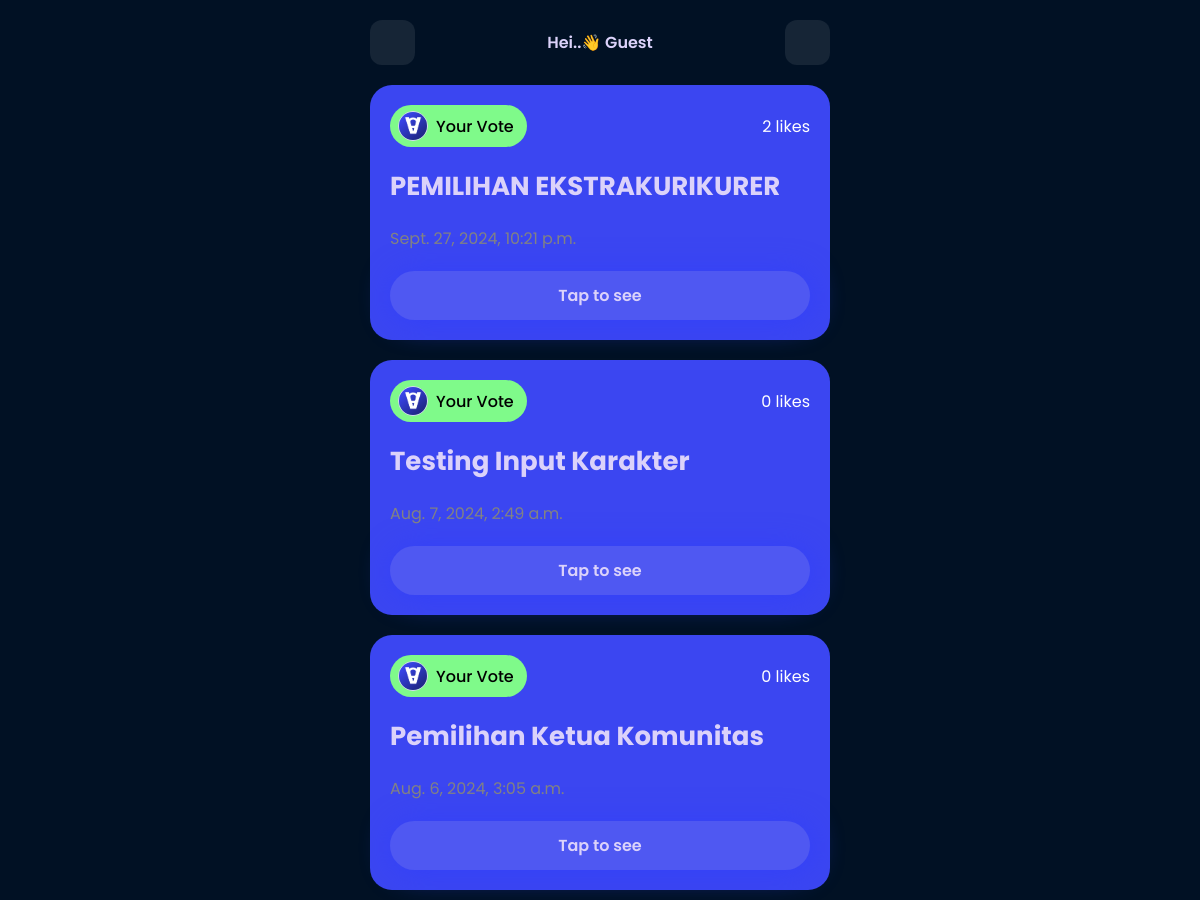
/vote (upper part), run on an earlier commit of the app's database.
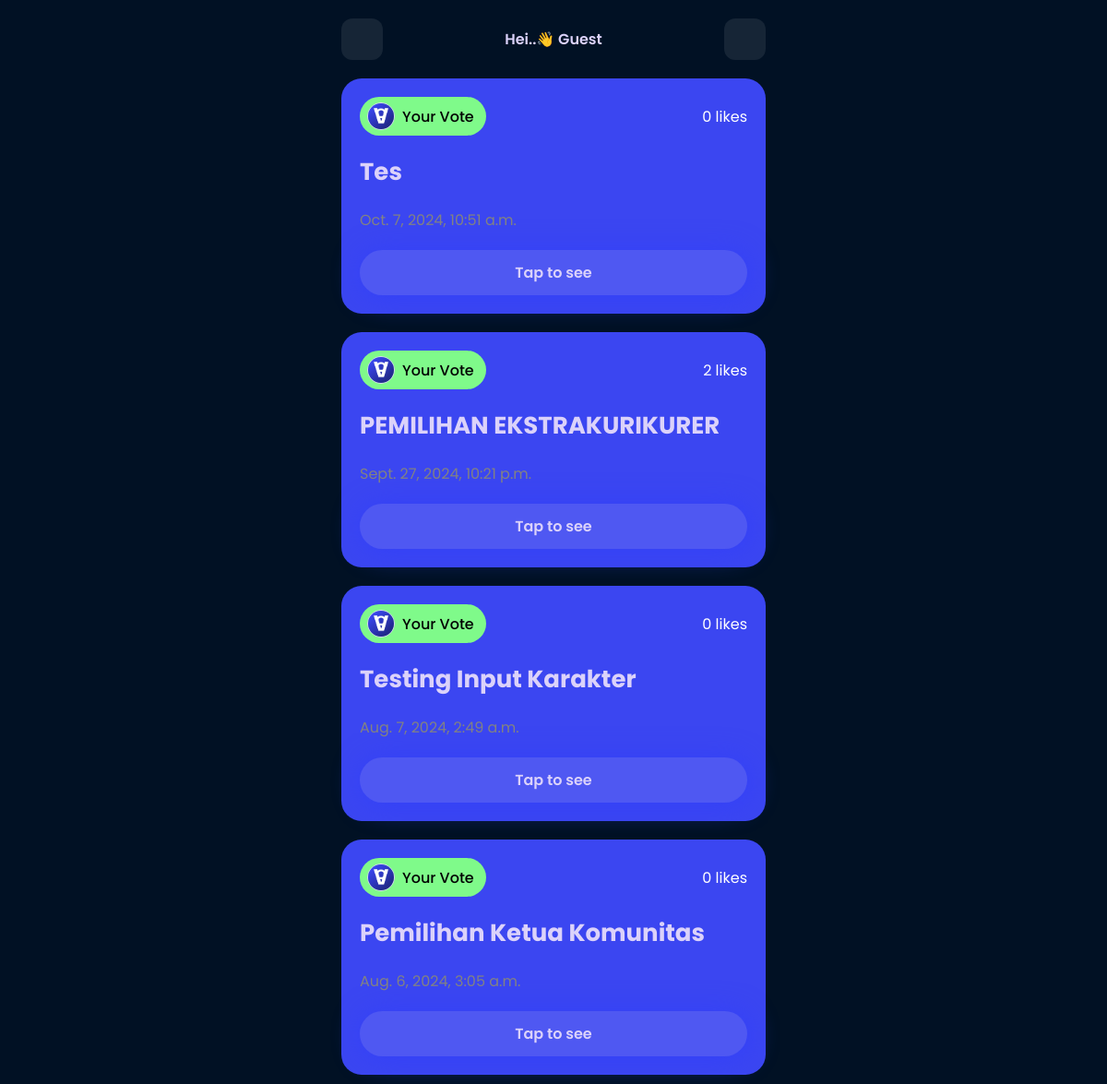
And on a later commit of the database.
### vote_app/models.py (models this page shows, shortened)
class Vote(models.Model):
    title = models.CharField(max_length=200)
    description = models.TextField()
    key = models.CharField(max_length=100, unique=True)
    created = models.DateTimeField(auto_now_add=True)
    likes = models.ManyToManyField(User, related_name='liked_votes', blank=True, default=0)
    deadline = models.DateTimeField(null=True, blank=True)  # Batas waktu opsional
    def total_likes(self):
        return self.likes.count()

### vote_app/views.py (the view)
# urls.py: path('vote', views.vote_list, name='vote_list'),
@csrf_exempt
def vote_list(request):
    votes = Vote.objects.all().order_by('-id')
    return render(request, 'vote_list.html', {'votes': votes})

### templates/vote_list.html (shortened to what this page needs)
{% load static %}
<!DOCTYPE html>
<html lang="en">
<head>
</head>
<body>
    <div class="container">
      <div class="top">
        <a href="#" id="icon-container"><ion-icon name="key-outline" id="icon"></ion-icon></a>
        <p>Hei..👋 {% if user.is_authenticated %}{{ user.username }}{% else %}Guest{% endif %}</p>
        <a href="{% url 'create_vote' %}"><ion-icon name="add-circle" id="icon"></ion-icon></a>
      </div>
      <div class="vote">
        {% if votes %}
            {% for vote in votes %}
                <div class="card">
                    <div class="item-top">
                        <div class="top-user">
                            <div class="user">
                                <img src="{% static 'img/icon.png' %}" alt="" style="width: 30px; height: 30px;">
                                <span style="margin-right: 5px; font-weight: 500;">Your Vote</span>
                            </div>
                            <div class="" style="display: flex; flex-direction: row; justify-content: end; gap: 4px;">
                            <span style="color: white;">{{ vote.total_likes }} likes</span>
                            </div>
                        </div>
                    </div>
                    <div class="item-bottom">
                        <div class="bottom-user">
                            <h3 style="text-transform: capitalize;">{{ vote.title }}</h3>
                            <span>{{ vote.created }}</span>
                        </div>
                        <a href="{% url 'access_vote' vote.id %}" class="btn-tap">Tap to see</a>
                    </div>
                </div>
            {% endfor %}
        {% else %}
            <div style="margin: 50px auto; background-color: #4f57f24b; padding: 20px; border-radius: 22px; text-align: center;">
                <span style="font-size: 100px;">😥</span>
                <p style="font-size: 20px; color: white;">Data vote belum ada!</p>
            </div>
        {% endif %}
      </div>
    </div>
  </body>
</html>

### templates/vote_list.html (style rules this page uses)
:root { --satu:#3B46F1; --dua:#4F58F2; --tiga:#DBD2FA; --empat:#DBD2FA; --lima:#7FFA8A; }
* { margin: 0; padding: 0; box-sizing: border-box; font-family: "Poppins", sans-serif; }
body { background-color: rgb(1, 17, 36); }
.container { max-width: 500px; height: 100vh; margin: auto; padding: 0 20px; }
.top { padding: 20px 0; display: flex; justify-content: space-between; align-items: center; }
.top #icon { width: 25px; height: 25px; color: var(--satu); }
.top a { background-color: rgba(255, 255, 255, 0.081); width: 45px; height: 45px; display: flex; justify-content: center; align-items: center; border-radius: 12px; }
.top { font-weight: 600; color: var(--tiga); }
.vote { display: flex; flex-direction: column; justify-content: center; align-items: center; gap: 20px; }
.card { background-color: var(--satu); height: 45%; width: 100%; padding: 20px; border-radius: 22px; }
.item-top .top-user { display: flex; justify-content: space-between; align-items: center; }
.item-top .top-user .user { background-color: var(--lima); padding: 6px 8px; display: flex; justify-content: center; align-items: center; gap: 8px; border-radius: 50px; }
.item-top .top-user .user img { width: 30px; height: 30px; border-radius: 50%; border: 1px solid var(--empat); }
.item-bottom { text-align: center; }
.bottom-user { margin: 20px 0; display: flex; flex-direction: column; gap: 20px; text-align: left; }
.bottom-user h3 { font-size: 26px; color: var(--empat); }
.bottom-user span { color: #828283; }
.btn-tap { background-color: var(--dua); width: 100%; text-align: center; display: block; padding: 12px; text-decoration: none; color: var(--empat); font-weight: 600; border-radius: 50px; box-shadow: 2px 2px 30px #3340f9; }

What changed in the data, as far as the page shows it:
added Vote: total_likes "0", title "Tes", created "Oct. 7, 2024, 10:51 a.m."
